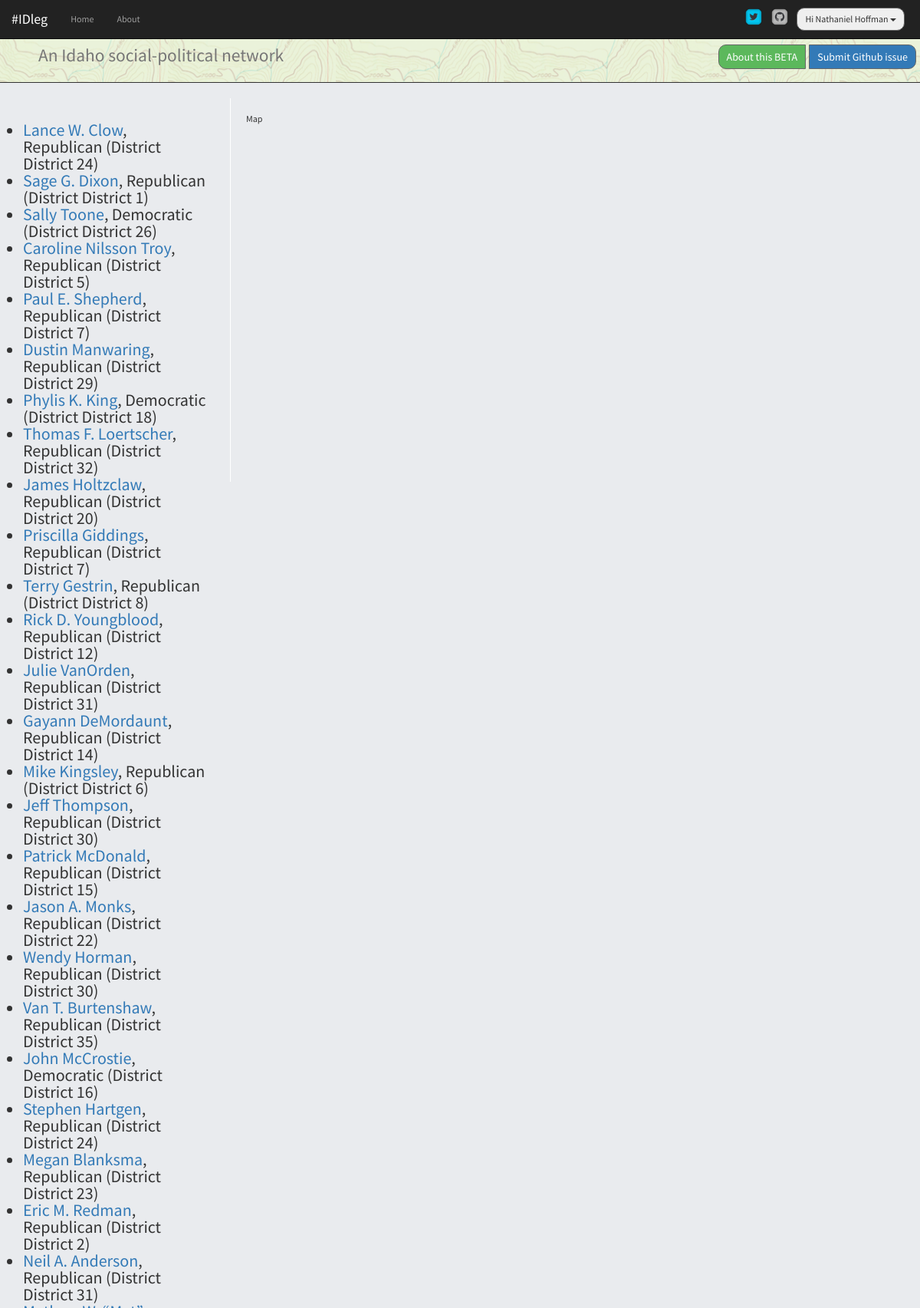
The app's page /lawmakers (signed in, upper part) with its own data.
### app/idleg/models.py (models this page shows, shortened)
class User(db.Model):
  id = db.Column(db.Integer, primary_key=True)
  username = db.Column(db.String(100), unique=True)
  pwdhash= db.Column(db.String())
  email = db.Column(db.String(64), nullable=True)
  comments = db.relationship('Comment', backref='commenter', lazy='dynamic')

class Lawmaker(db.Model):
  leg_id = db.Column(db.String, primary_key = True)
  first_name = db.Column(db.String)
  last_name = db.Column(db.String)
  middle_name = db.Column(db.String)
  district = db.Column(db.String)
  chamber = db.Column(db.String)
  url = db.Column(db.String)
  email = db.Column(db.String)
  party = db.Column(db.String)
  photo_url = db.Column(db.String)

### app/idleg/views.py (the view)
@idleg.route('/lawmakers')
def lawmakers():
  rform = RegistrationForm(request.form)
  lform = LoginForm(request.form)
  lawmakers = Lawmaker.query.order_by(cast(Lawmaker.district, Integer)).all()
  return render_template('lawmakers.html', user=current_user, lform=lform, rform=rform, lawmakers=lawmakers)

### app/idleg/views.py (called while the page is built)
@login_manager.user_loader
def load_user(id):
  return User.query.get(int(id))

@idleg.before_request
def get_current_user():
  g.user = current_user

### app/templates/lawmakers.html (shortened to what this page needs)
{% extends 'base.html' %}
{% block container %}
<div class="col-md-3 pad2">
  <ul class="billsummary">
    {% for lm in lawmakers%}
    <li>
      <a href="{{ url_for('idleg.lawmaker', legid=lm.leg_id) }}">{% print lm.first_name %} {% print lm.last_name %}</a>, {% print lm.party %}  (District {% print lm.district %})
      <br />
    </li>
    {% endfor %}
  </ul>
</div>
<div id='map' class='col-md-5 map pad2'>Map</div>
{% endblock %}

### app/templates/base.html (shortened to what this page needs)
<!DOCTYPE html>
<html>
  <head>
    <link href="https://netdna.bootstrapcdn.com/font-awesome/4.0.3/css/font-awesome.css" rel="stylesheet">
    <link rel="stylesheet" href="https://maxcdn.bootstrapcdn.com/bootstrap/3.3.6/css/bootstrap.min.css">
    <link href="{{ url_for('static', filename='css/styles.css') }}" rel="stylesheet" />
    <link rel="stylesheet" href="https://cdnjs.cloudflare.com/ajax/libs/bootstrap-select/1.12.1/css/bootstrap-select.min.css">
    <link rel="stylesheet" href="https://unpkg.com/leaflet@1.0.0-rc.3/dist/leaflet.css" />
    <link rel="stylesheet" href='https://api.tiles.mapbox.com/mapbox-gl-js/v0.21.0/mapbox-gl.css'  />
  </head>
  <body>
    <header>
      <div class="tops">
        <div class="page-header">
            <div class="btn-toolbar pull-right">
              <div class="btn-group">
                <a href="https://github.com/paleomedia/idleg_flask" role="button" class="btn btn-success">About this BETA</a>
                <a href="https://github.com/paleomedia/idleg_flask/issues/new" role="button" class="btn btn-primary">Submit Github issue</a>
              </div>
            </div>
          <h1><small>An Idaho social-political network</small></h1>
        </div>
    <nav class="navbar navbar-inverse navbar-fixed-top" role="navigation">
    	<div class="container-fluid">
      <div class="navbar-header">
     	    <a class="navbar-brand" href="/home"><span class="navbar-logo">#IDleg</span></a>
    	 </div>
    	  <div id="navbar" class= "navbar-collapse collapse">
      	    <ul class="nav navbar-nav">
              <li {%- if request.path == "/home" %} class="active"{% endif %}><a href="/home">Home <span class="sr-only">(current)</span></a></li>
              <li {%- if request.path == "/about" %} class="active"{% endif %}><a href="https://github.com/paleomedia/idleg_flask">About</a></li>
            </ul>
            <ul class="nav navbar-nav pull-right">
                <li>
                <a href="https://twitter.com/search?q=%23idleg&src=typd"><img src="{{ url_for('static', filename="images/twittericon.png") }}" width="24px" height="24px"></a>
                </li>
                <li>
                <a href="https://github.com/paleomedia/idleg"><img src="{{ url_for('static', filename="images/Github-Icon.png") }}" width="24px" height="24px"></a>
                </li>
                {% if current_user.is_authenticated %}
                  <li class="dropdown">
                    <button type="button" class="btn btn-xs dropdown-toggle" id="dropdownMenu1" data-toggle="dropdown" aria-haspopup="true" aria-expanded="true">
                      Hi {{ user.username }}
                      <span class="caret" aria-hidden="true"></span>
                    </button>
                  </li>
                {% else %}
                  <li>
                  {% include 'login_modal.html' %}
                  </li>
                {% endif %}
            </ul>
    	 </div>
    	 </div>
  </nav>
  	</div>
	</header>
    {% block container %} {% endblock %}
  </body>
</html>

### app/static/css/styles.css (style rules this page uses)
body { background-color: #e9ebee; }
.page-header { margin-top:48px; background-image: url("../images/topo.png"); width: 100%; min-height: 50px; border-bottom: 1px solid; }
.page-header h1 { margin-left: 50px; }
.nav.pull-right>li>a { padding: 10px 5px !important; }
body { font-family: 'Source Sans Pro', Helvetica, sans-serif; font-size: 12px; line-height: 1.3rem; font-weight: 400; margin: 0; padding: 0; }
.btn { margin: 10px 5px 10px 5px; padding: 5px 10px; border-radius: 10px; border: solid 1px #666; display: block; float: left; cursor: pointer; }
.billsummary { font-size: 2.2rem; line-height: 2.2rem; padding:10px; }
.map { border-left:1px solid #fff; position:relative; top:0; bottom:0; height: 500px; }
.pad2 { padding:20px; -webkit-box-sizing:border-box; -moz-box-sizing:border-box; box-sizing:border-box; }

### records on screen
User: username "Nathaniel Hoffman"
Lawmaker: first_name "Lance W.", last_name "Clow", party "Republican", district "District 24"
Lawmaker: first_name "Sage G.", last_name "Dixon", party "Republican", district "District 1"
Lawmaker: first_name "Sally", last_name "Toone", party "Democratic", district "District 26"
Lawmaker: first_name "Caroline Nilsson", last_name "Troy", party "Republican", district "District 5"
Lawmaker: first_name "Paul E.", last_name "Shepherd", party "Republican", district "District 7"
Lawmaker: first_name "Dustin", last_name "Manwaring", party "Republican", district "District 29"
Lawmaker: first_name "Phylis K.", last_name "King", party "Democratic", district "District 18"
Lawmaker: first_name "Thomas F.", last_name "Loertscher", party "Republican", district "District 32"
Lawmaker: first_name "James", last_name "Holtzclaw", party "Republican", district "District 20"
Lawmaker: first_name "Priscilla", last_name "Giddings", party "Republican", district "District 7"
Lawmaker: first_name "Terry", last_name "Gestrin", party "Republican", district "District 8"
Lawmaker: first_name "Rick D.", last_name "Youngblood", party "Republican", district "District 12"
Lawmaker: first_name "Julie", last_name "VanOrden", party "Republican", district "District 31"
Lawmaker: first_name "Gayann", last_name "DeMordaunt", party "Republican", district "District 14"
Lawmaker: first_name "Mike", last_name "Kingsley", party "Republican", district "District 6"
Lawmaker: first_name "Jeff", last_name "Thompson", party "Republican", district "District 30"
Lawmaker: first_name "Patrick", last_name "McDonald", party "Republican", district "District 15"
Lawmaker: first_name "Jason A.", last_name "Monks", party "Republican", district "District 22"
Lawmaker: first_name "Wendy", last_name "Horman", party "Republican", district "District 30"
Lawmaker: first_name "Van T.", last_name "Burtenshaw", party "Republican", district "District 35"
Lawmaker: first_name "John", last_name "McCrostie", party "Democratic", district "District 16"
Lawmaker: first_name "Stephen", last_name "Hartgen", party "Republican", district "District 24"
Lawmaker: first_name "Megan", last_name "Blanksma", party "Republican", district "District 23"
Lawmaker: first_name "Eric M.", last_name "Redman", party "Republican", district "District 2"
Lawmaker: first_name "Neil A.", last_name "Anderson", party "Republican", district "District 31"
